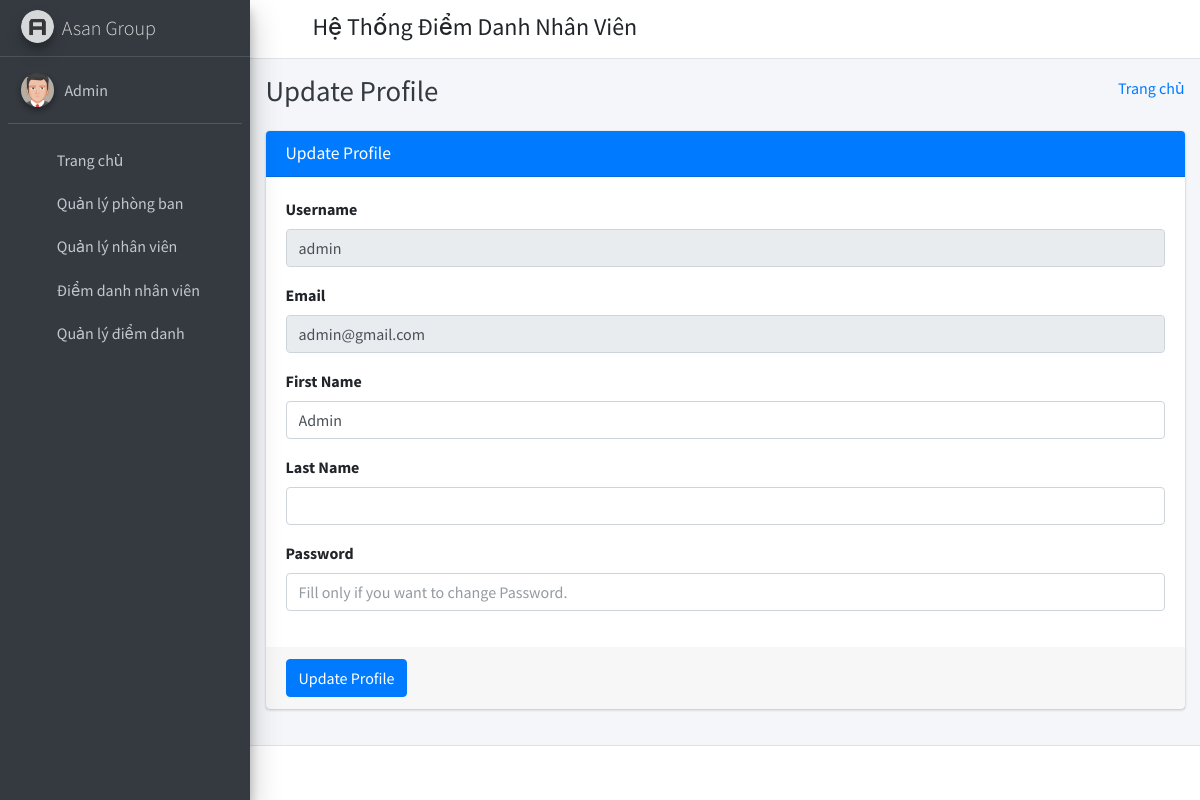
/admin_profile/ (signed in), run on the app's committed database.
### employee_management_app/models.py (models this page shows)
class CustomUser(AbstractUser):
    user_type_data = ((1, "HOD"), (2, "Employee"))
    user_type = models.CharField(
        default=1, choices=user_type_data, max_length=10)

### employee_management_app/HodViews.py (the view)
# urls.py: path("admin_profile/", HodViews.admin_profile, name="admin_profile"),
def admin_profile(request):
    user = CustomUser.objects.get(id=request.user.id)
    context = {"user": user}
    return render(request, "hod_template/admin_profile.html", context)

### employee_management_app/LoginCheckMiddleWare.py (called while the page is built, shortened)
    def process_view(self, request, view_func, view_args, view_kwargs):
        modulename = view_func.__module__
        user = request.user
        if user.is_authenticated:
            if user.user_type == "1":
                if modulename == "employee_management_app.HodViews":
                    pass
                elif (
                    modulename == "employee_management_app.views"
                    or modulename == "django.views.static"
                ):
                    pass
                else:
                    return redirect("admin_home")
            else:
                return redirect("login")
        else:
            if request.path == reverse("login") or request.path == reverse("doLogin"):
                pass
            else:
                return redirect("login")

### employee_management_app/templates/hod_template/admin_profile.html (shortened to what this page needs)
{% extends 'hod_template/base_template.html' %}
{% block page_title %}
    Update Profile
{% endblock page_title %}
{% block main_content %}
{% load static %}
<section class="content">
        <div class="container-fluid">
            <div class="row">
                <div class="col-md-12">
                    <div class="card card-primary">
                    <div class="card-header">
                        <h3 class="card-title">Update Profile</h3>
                    </div>
                    <form role="form" method="POST" action="{% url 'admin_profile_update' %}">
                        <div class="card-body">
                            <div class="form-group">
                                <label>Username </label>
                                <input type="text" class="form-control" name="username" value="{{ user.username }}" disabled="disabled">
                            </div>
                            <div class="form-group">
                                <label>Email </label>
                                <input type="text" class="form-control" name="email" value="{{ user.email }}" disabled="disabled">
                            </div>
                            <div class="form-group">
                                <label>First Name </label>
                                <input type="text" class="form-control" name="first_name" value="{{ user.first_name }}">
                            </div>
                            <div class="form-group">
                                <label>Last Name </label>
                                <input type="text" class="form-control" name="last_name" value="{{ user.last_name }}">
                            </div>
                            <div class="form-group">
                                <label>Password </label>
                                <input type="text" class="form-control" name="password" placeholder="Fill only if you want to change Password.">
                            </div>
                        </div>
                        <div class="card-footer">
                        <button type="submit" class="btn btn-primary">Update Profile</button>
                        </div>
                    </form>
                    </div>
                </div>
            </div>
        </div>
      </section>
  {% endblock main_content %}

### employee_management_app/templates/hod_template/sidebar_template.html (shortened to what this page needs)
{% load static %}
<aside class="main-sidebar sidebar-dark-primary elevation-4">
    <a href="{% url 'admin_home' %}" class="brand-link">
        <img src="{% static 'dist/img/AdminLTELogo.png' %}" alt="AdminLTE Logo" class="brand-image img-circle elevation-3" style="opacity: .8">
        <span class="brand-text font-weight-light">Asan Group</span>
    </a>
    <div class="sidebar">
        <div class="user-panel mt-3 pb-3 mb-3 d-flex">
            <div class="image">
                <img src="{% static 'dist/img/user2-160x160.jpg' %}" class="img-circle elevation-2" alt="User Image">
            </div>
            <div class="info">
                <a href="{% url 'admin_profile' %}" class="d-block">{{ user.first_name }} {{ user.last_name }}</a>
            </div>
        </div>
        <nav class="mt-2">
            <ul class="nav nav-pills nav-sidebar flex-column" data-widget="treeview" role="menu" data-accordion="false">
                <li class="nav-item">
                    {% url 'admin_home' as admin_home %}
                    <a href="{{ admin_home }}" class="nav-link {% if request.path == admin_home %} active {% endif %}">
                        <i class="nav-icon fas fa-tachometer-alt"></i>
                        <p>
                            Trang chủ
                        </p>
                    </a>
                </li>
                <li class="nav-item">
                    {% url 'manage_department' as manage_department %}
                    {% url 'add_department' as add_department %}
                    {% url 'edit_department' department_id=id as edit_department %}
                    <a href="{{ manage_department }}" class="nav-link   ">
                        <i class="nav-icon fas fa-th"></i>
                        <p>
                            Quản lý phòng ban
                        </p>
                    </a>
                </li>
                <li class="nav-item">
                    {% url 'manage_employee' as manage_employee %}
                    {% url 'add_employee' as add_employee %}
                    {% url 'edit_employee' employee_id=id as edit_employee %}
                    <a href="{{ manage_employee }}" class="nav-link   ">
                        <i class="nav-icon fas fa-user"></i>
                        <p>
                            Quản lý nhân viên
                        </p>
                    </a>
                </li>
                <li class="nav-item">
                    {% url 'take_attendance' as take_attendance %}
                    <a href="{{ take_attendance }}" class="nav-link {% if request.path == take_attendance %} active {% endif %}">
                        <i class="nav-icon far fa-calendar-check"></i>
                        <p>
                            Điểm danh nhân viên
                        </p>
                    </a>
                </li>
                <li class="nav-item">
                    {% url 'manage_attendance' as manage_attendance %}
                    <a href="{{ manage_attendance }}" class="nav-link {% if request.path == manage_attendance %} active {% endif %}">
                        <i class="nav-icon far fa-calendar-alt"></i>
                        <p>
                            Quản lý điểm danh
                        </p>
                    </a>
                </li>
            </ul>
        </nav>
    </div>
</aside>

### data on the page
CustomUser: first_name "Admin", username "admin", email "admin@gmail.com"
